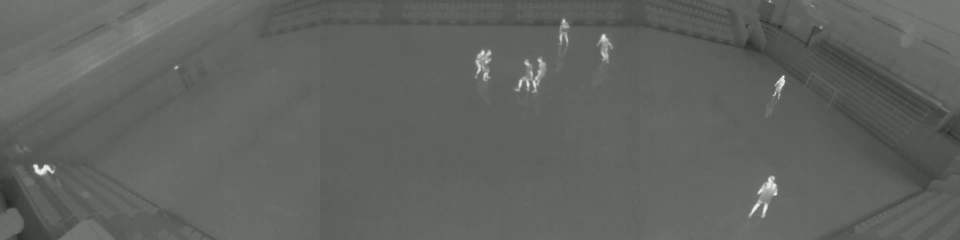
#> input picture frame 75 of Courses/Image Processing and Computer Vision/soccer_match_1.avi, 1920 x 480 px, given in place of Walk1.mpg, which was not available (shown at 1/2 size)
$ python BGSMoG.py   (older library calls are emulated)
#> lines starting #> are read from the running program, lines starting #| are printed output that depends on the picture; pictures that were not available may be replaced by others from this repository, and a replacement may not be noted
### Report/VGIS8/helper.py
# -*- coding: utf-8 -*-

"""
Image Processing and Computer Vision Mini-Project
Group 843

Helper methods
"""

import cv2
import os
import re
import numpy as np


'''
Generate video from images
'''
# [25 lines left out: function generate_video, not called in this run]


'''
Draw lines and points on frame
'''
# [10 lines left out: function draw_on_frame, not called in this run]


'''
Through homography, given a point in the frame, return the corresponding
point in the court
'''
# [6 lines left out: function get_court_point, not called in this run]


'''
The gradient is calculated for the line from the defect point perpendicular
on the line between the convexity defect start and end points
'''
# [12 lines left out: function calc_gradient, not called in this run]


'''
Returns list of blobs that are not connected
'''
# [35 lines left out: function detect_connected_blobs, not called in this run]


'''
Draw tracks
'''
def paint(court, predictions_list):
    for p in predictions_list:
        for i in range(len(p)-1):
            if i<2:
                continue
            cv2.line(court, (p[i][0],p[i][1]), (p[i+1][0],p[i+1][1]),
                     (int(p[2][0]/8),0,int(p[2][1]/2)))


'''
Create new Kalman filter
'''
def new_kalman_filter(kalman_filters_list, predictions_list, loc_x, loc_y,
                      predictions_data, person):
    # KalmanFilter(number_of_dynamic_parameters, number_of_measurement_parameters)
    # dynamic parameters: x-position, y-position, x-velocity and y-velocity
    # measurements: x- and y-positions for each frame
    kalman = cv2.KalmanFilter(4, 2)
    # matrix H relates the state xk to the measurement zk
    kalman.measurementMatrix = np.array([[1,0,0,0],[0,1,0,0]],np.float32)
    # matrix A is the transition matrix that relates the state x at the previous
    # time step k-1 to the state at the current step k
    kalman.transitionMatrix = np.array([[1,0,1,0],[0,1,0,1],[0,0,1,0],[0,0,0,1]],
                                       np.float32)
    # process noise covariance Q
    kalman.processNoiseCov = np.array([[0.002,0,0,0],[0,0.002,0,0],[0,0,0.003,0],
                                       [0,0,0,0.003]], np.float32)

    # measurement noise covariance R
    kalman.measurementNoiseCov = np.array([[1,0],[0,1]],np.float32) * 0.00002

    # prediction of the next step from the previous state
    kalman.predict()
    # correction of the state using a new observed measurement
    measurement = np.array([[np.float32(loc_x)], [np.float32(loc_y)]])
    kalman.correct(measurement)
    kalman_filters_list.append(kalman)
    # First flag in predictions_list indicates whether a new point has already
    # been added to a kalman filter in a frame, this way blobs close to each
    # other are not added to the same list. Number in second position indicates
    # the number of frames the kalman filter has not detected new measurements.
    predictions_list.append([[True], 0, [loc_x, loc_y]])
    predictions_data.append([[int(loc_x-person[2][2]/2), int(loc_y-person[2][3]),
                              person[2][2], person[2][3]]])


### Report/VGIS8/BGSMoG.py
import numpy as np
import cv2
import helper
from scipy.spatial import distance
from random import randint
import scipy.io as sio

cap = cv2.VideoCapture('Walk1.mpg')
fgbg = cv2.createBackgroundSubtractorMOG2(detectShadows=False)
kernel = np.ones((4, 4), np.uint8)
width = int(cap.get(cv2.CAP_PROP_FRAME_WIDTH))
height = int(cap.get(cv2.CAP_PROP_FRAME_HEIGHT))

frame_count = -1
predictions_list = []
kalman_filters_list = []
predictions_data = []

while 1:
    frame_count += 1
    ret, frame = cap.read()
#> frame is the input picture: shape (480, 1920, 3); mean B, G, R 96, 99, 97
    fgmask = fgbg.apply(frame)
#> fgmask: shape (480, 1920); every value is 255
    cont = np.zeros((height, width, 3), np.uint8)

    thresh_c = cv2.morphologyEx(fgmask, cv2.MORPH_OPEN, kernel)
    #thresh_c = cv2.threshold(thresh_c, 120, 255, cv2.THRESH_BINARY)[1]
    thresh_c = cv2.cvtColor(thresh_c, cv2.COLOR_GRAY2BGR)
#> thresh_c: shape (480, 1920, 3); every value is 255
    court = thresh_c.copy()
    im2, contours, hierarchy = cv2.findContours(fgmask, cv2.RETR_LIST, cv2.CHAIN_APPROX_SIMPLE)
#> contours = [[[0, 0], [0, 479], [1919, 479], [1919, 0]]]

    people = list()
    tracks_image = np.ones(thresh_c.shape)

    for c in contours:
        if cv2.contourArea(c) < 120:
            continue
        x, y, w, h = cv2.boundingRect(c)

        people.append([x, y, (x, y, w, h)])

        cv2.rectangle(cont, (x, y), (x+w, y+h), (0, 0, 255), 1)
        cv2.drawContours(cont, contours, -1, (0, 255, 0), 1)
#> this loop made 1 pass
#> (c, x, y, w, h) on pass 1: ([[0, 0], [0, 479], [1919, 479], [1919, 0]], 0, 0, 1920, 480)
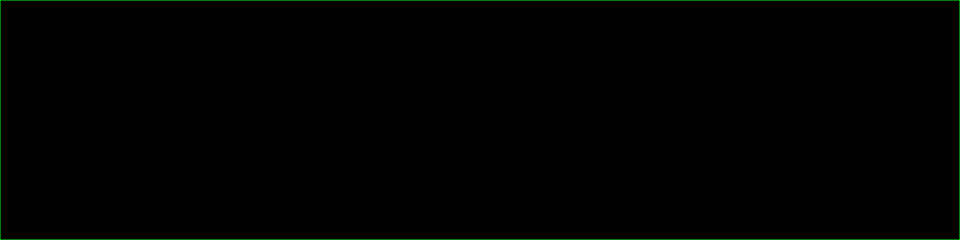
#> cont: shape (480, 1920, 3) (shown at 1/2 size); mean of channels 0, 1, 2 0, 1.3, 0; drawn as B, G, R
#> after the loop, people = [[0, 0, (0, 0, 1920, 480)]]
    for person in people:

        loc_x = person[0]
        loc_y = person[1]

        if frame_count == 0:
                helper.new_kalman_filter(kalman_filters_list, predictions_list,
                                         person[0], person[1], predictions_data, person)
        if frame_count > 0:

                # get the last locations of each target
                previous_locations = np.zeros((len(predictions_list),2), np.int16)
                for p in range(len(predictions_list)):
                    previous_locations[p] = predictions_list[p][-1]

                distances = np.zeros(len(previous_locations))
                for pl in range(len(previous_locations)):
                    distances[pl] = abs(distance.euclidean(previous_locations[pl],
                             (loc_x, loc_y)))

                sorted_indexes = distances.argsort()
                added = False
                for idx_dist in sorted_indexes:
                    # adds point to a kalman filter if the distance is less than
                    # 30 and a point has not already been added to that list
                    # does so in order of minimum distance to points in lists
                    if distances[idx_dist] < 30 and not predictions_list[idx_dist][0]:
                        kalman = kalman_filters_list[idx_dist]
                        prediction = kalman.predict()
                        measurement = np.array([[np.float32(loc_x)],
                                                 [np.float32(loc_y)]])
                        kalman.correct(measurement)
                        predictions_list[idx_dist].append([int(prediction[0]),
                                        int(prediction[1])])
                        predictions_list[idx_dist][0] = True
                        predictions_list[idx_dist][1] = 0
                        predictions_data[idx_dist].append([int(prediction[0]-person[2][2]/2),
                                        int(prediction[1]-person[2][3]),person[2][2],person[2][3]])
                        added = True
                        break

                # for a detection not assigned to a kalman filter a new kalman
                # filter is created
                if not added:
                    helper.new_kalman_filter(kalman_filters_list, predictions_list,
                                             loc_x, loc_y, predictions_data, person)


        # kalman filters with no assigned detection are continued based on
        # predicted new positions until 10 frames in a row
        for pred in range(len(predictions_list)):
            if not predictions_list[pred][0] and (predictions_list[pred][1] < 5):
                kalman = kalman_filters_list[pred]
                prediction = kalman.predict()
                predictions_list[pred].append([int(prediction[0]),int(prediction[1])])
                predictions_list[pred][1] += 1
                predictions_data[pred].append([int(prediction[0]-predictions_data[pred][-1][2]/2),
                                int(prediction[1]-predictions_data[pred][-1][3]),
                                predictions_data[pred][-1][2],predictions_data[pred][-1][3]])

        for i in range(len(predictions_list)):
            predictions_list[i][0] = False

        helper.paint(court, predictions_list)

        both = np.vstack((frame, thresh_c))
        all_in_one = np.vstack((both, court))

        resized = cv2.resize(all_in_one, (int(width/2), int(height/2)*3),
                             interpolation=cv2.INTER_AREA)
        cv2.imshow("Frame", resized)

        if cv2.waitKey(25) & 0xFF == ord('q'):
            break
#> this loop made 1 pass; (key q is pressed on pass 1)
#> (loc_x, loc_y) on pass 1: (0, 0)
#> pass 1, `both = np.vstack((frame, thresh_c))`:
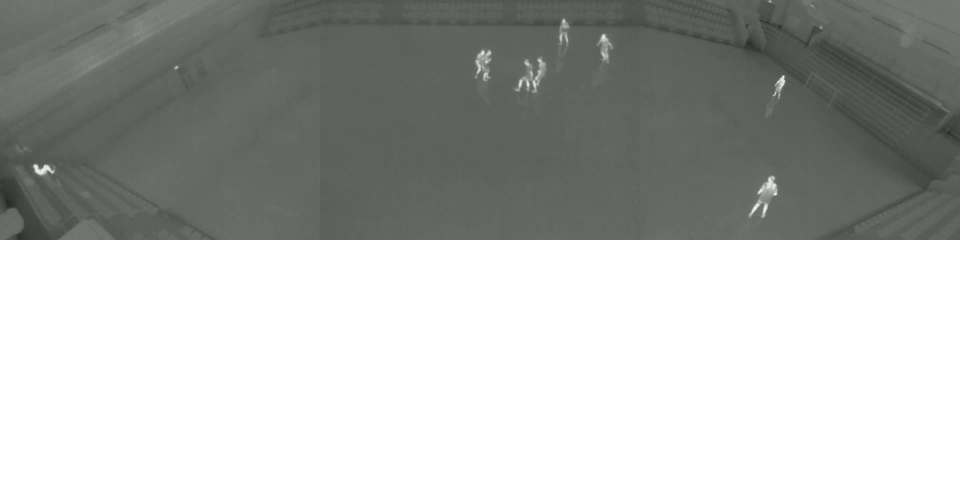
#> both: shape (960, 1920, 3) (shown at 1/2 size); mean B, G, R 175.5, 177, 176
#> pass 1, `all_in_one = np.vstack((both, court))`:
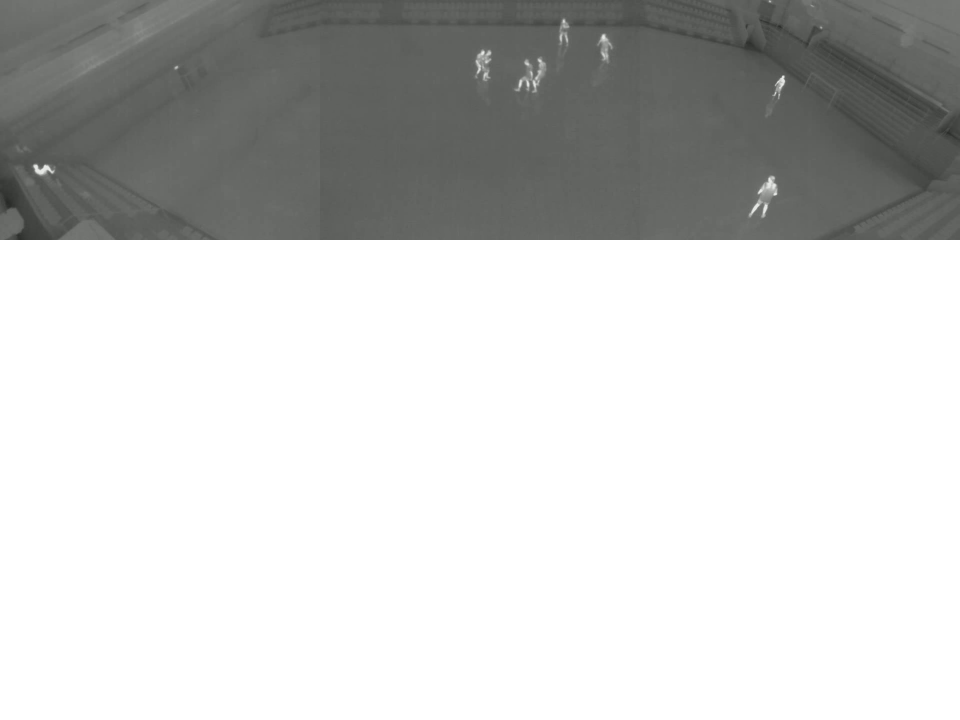
#> all_in_one: shape (1440, 1920, 3) (shown at 1/2 size); mean B, G, R 202, 203, 202.3
#> pass 1, `resized = cv2.resize(all_in_one, (int(width/2), int(height/2)*3), inte..`:
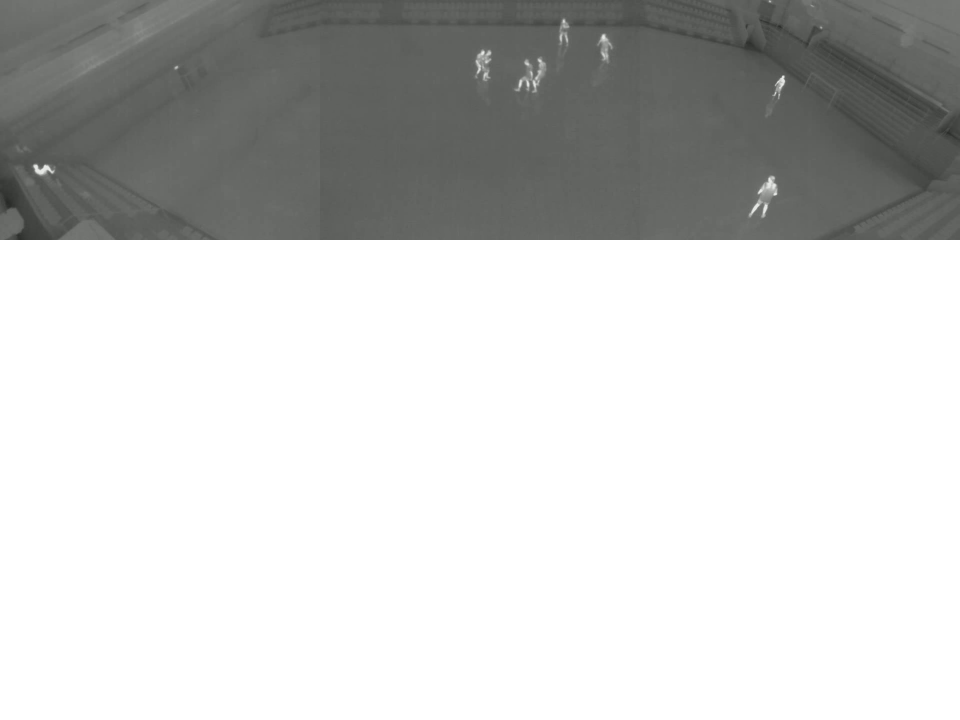
#> resized: shape (720, 960, 3); mean B, G, R 202, 203, 202.4
#> after the loop, predictions_list = [[False, 0, [0, 0]]]

    nr=0
    for p in predictions_list:
        if len(p) < 100:
            continue
        r = randint(0, 255)
        g = randint(0, 255)
        b = randint(0, 255)
        nr +=1
        for i in range(len(p)-1):
            if i<2:
                continue
            cv2.line(tracks_image, (p[i][0],p[i][1]), (p[i+1][0],p[i+1][1]),
                     (b,g,r))
#> this loop made 1 pass
#> p on pass 1: [False, 0, [0, 0]]
#> tracks_image: shape (480, 1920, 3) float64; every value is 1
#> after the loop, nr = 0
    cv2.imwrite("tracks4.jpg", tracks_image)
    cv2.imshow('framesub', cont)
    #cv2.imshow('frame', oframe)
    k = cv2.waitKey(1) & 0xff
#> (key q is pressed here)
    if k == 27:
        break
cap.release()
cv2.destroyAllWindows()

$ run again, starting later in the video
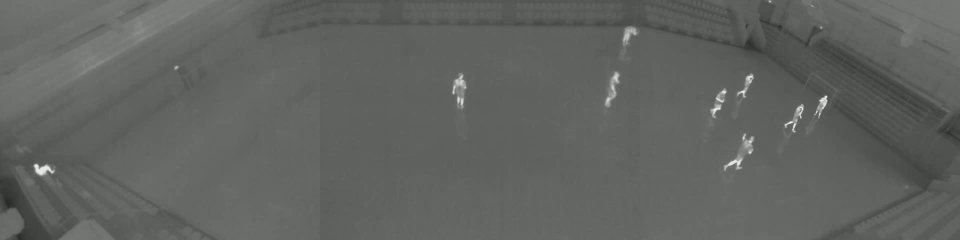
#> input picture frame 337 of Courses/Image Processing and Computer Vision/soccer_match_1.avi, 1920 x 480 px, given in place of Walk1.mpg, which was not available (shown at 1/2 size)
#> frame is the input picture: shape (480, 1920, 3); mean B, G, R 96.2, 99.2, 97.2
#> fgmask: shape (480, 1920); every value is 255
#> thresh_c: shape (480, 1920, 3); every value is 255
#> contours = [[[0, 0], [0, 479], [1919, 479], [1919, 0]]]
#> the loop `for c in contours:` made 1 pass
#> (c, x, y, w, h) on pass 1: ([[0, 0], [0, 479], [1919, 479], [1919, 0]], 0, 0, 1920, 480)
#> after the loop `for c in contours:`: people = [[0, 0, (0, 0, 1920, 480)]]
#> the loop `for person in people: ` made 1 pass; (key q is pressed on pass 1)
#> (loc_x, loc_y) on pass 1: (0, 0)
#> pass 1, `both = np.vstack((frame, thresh_c))`:
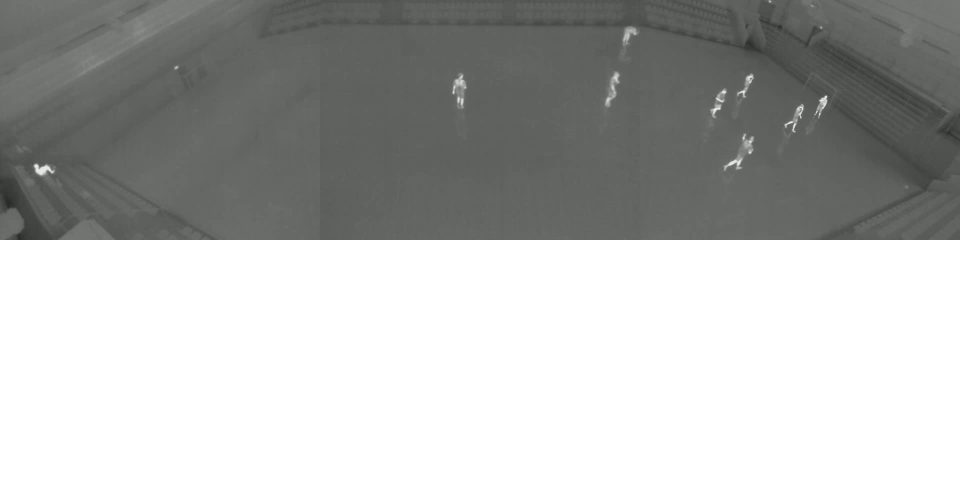
#> both: shape (960, 1920, 3) (shown at 1/2 size); mean B, G, R 175.6, 177.1, 176.1
#> pass 1, `resized = cv2.resize(all_in_one, (int(width/2), int(height/2)*3), inte..`:
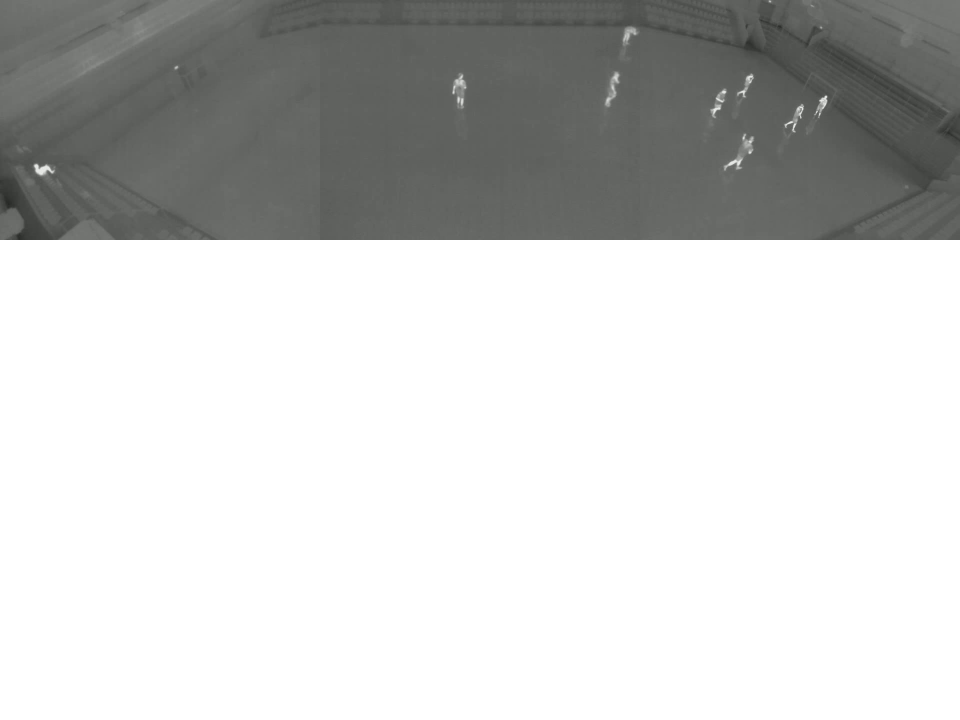
#> resized: shape (720, 960, 3); mean B, G, R 202.1, 203.1, 202.4
#> after the loop `for person in people:`: predictions_list = [[False, 0, [0, 0]]]
#> the loop `for p in predictions_list:` made 1 pass
#> p on pass 1: [False, 0, [0, 0]]
#> after the loop `for p in predictions_list:`: nr = 0

$ run again, starting later in the video
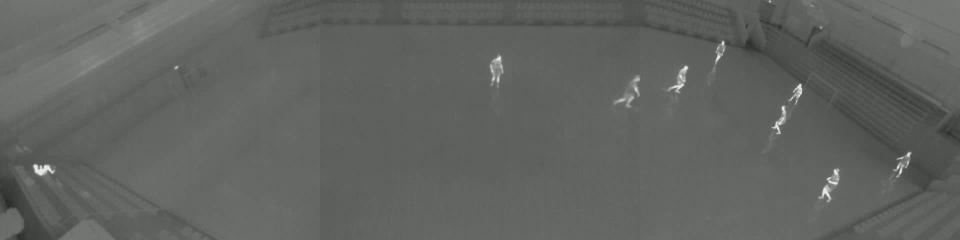
#> input picture frame 600 of Courses/Image Processing and Computer Vision/soccer_match_1.avi, 1920 x 480 px, given in place of Walk1.mpg, which was not available (shown at 1/2 size)
#> frame is the input picture: shape (480, 1920, 3); mean B, G, R 96.4, 99.4, 97.4
#> fgmask: shape (480, 1920); every value is 255
#> thresh_c: shape (480, 1920, 3); every value is 255
#> contours = [[[0, 0], [0, 479], [1919, 479], [1919, 0]]]
#> the loop `for c in contours:` made 1 pass
#> (c, x, y, w, h) on pass 1: ([[0, 0], [0, 479], [1919, 479], [1919, 0]], 0, 0, 1920, 480)
#> after the loop `for c in contours:`: people = [[0, 0, (0, 0, 1920, 480)]]
#> the loop `for person in people: ` made 1 pass; (key q is pressed on pass 1)
#> (loc_x, loc_y) on pass 1: (0, 0)
#> pass 1, `both = np.vstack((frame, thresh_c))`:
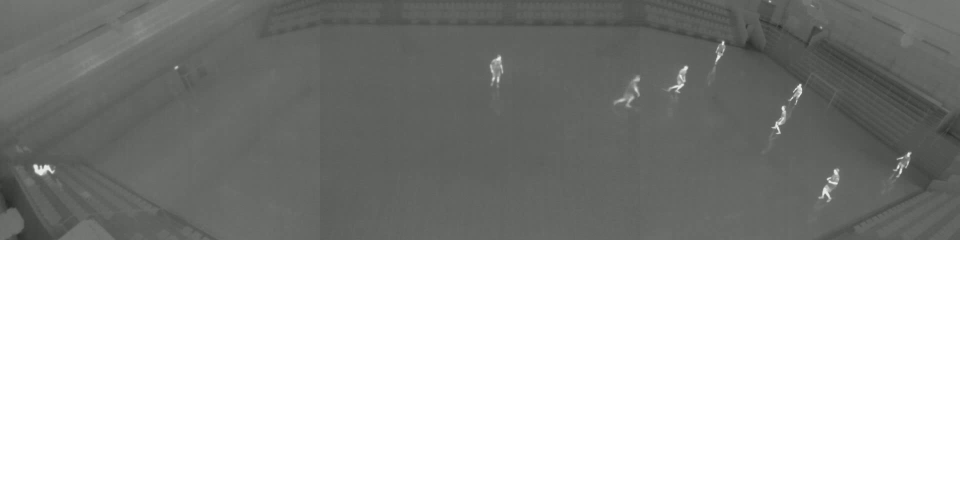
#> both: shape (960, 1920, 3) (shown at 1/2 size); mean B, G, R 175.7, 177.2, 176.2
#> pass 1, `resized = cv2.resize(all_in_one, (int(width/2), int(height/2)*3), inte..`:
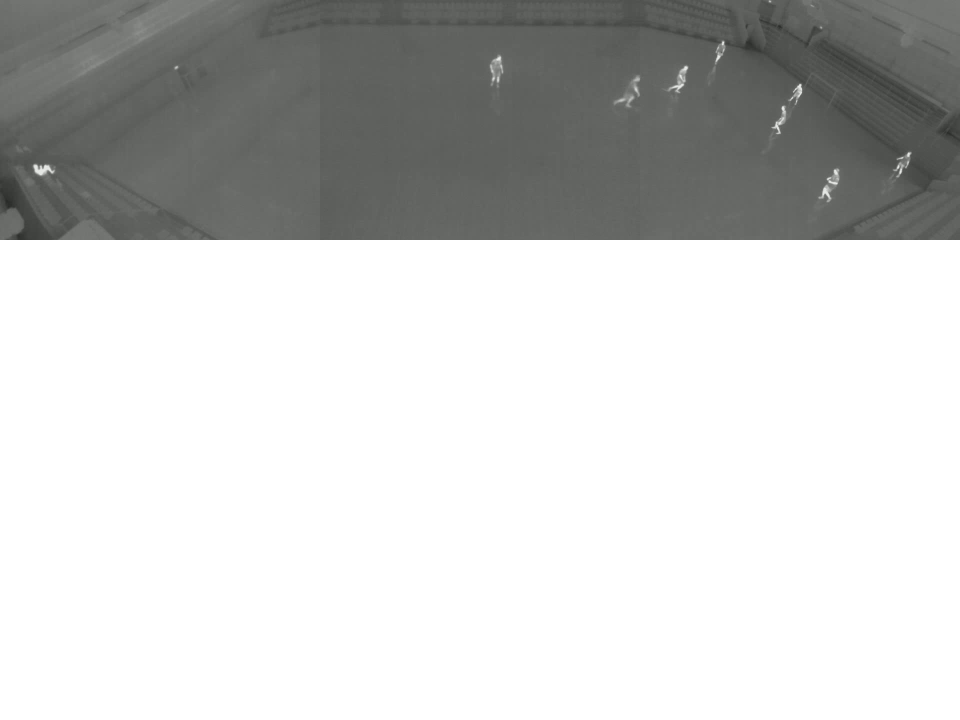
#> resized: shape (720, 960, 3); mean B, G, R 202.2, 203.2, 202.5
#> after the loop `for person in people:`: predictions_list = [[False, 0, [0, 0]]]
#> the loop `for p in predictions_list:` made 1 pass
#> p on pass 1: [False, 0, [0, 0]]
#> after the loop `for p in predictions_list:`: nr = 0
